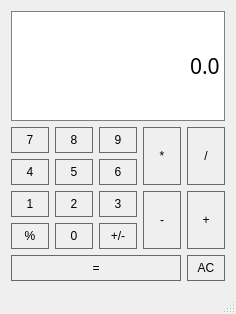
<?xml version="1.0" encoding="UTF-8"?>
<ui version="4.0">
 <class>QtCalc</class>
 <widget class="QMainWindow" name="QtCalc">
  <property name="geometry">
   <rect>
    <x>0</x>
    <y>0</y>
    <width>236</width>
    <height>314</height>
   </rect>
  </property>
  <property name="windowTitle">
   <string>QtCalc</string>
  </property>
  <property name="toolButtonStyle">
   <enum>Qt::ToolButtonIconOnly</enum>
  </property>
  <property name="tabShape">
   <enum>QTabWidget::Rounded</enum>
  </property>
  <widget class="QWidget" name="centralWidget">
   <layout class="QGridLayout" name="gridLayout">
    <item row="3" column="1">
     <widget class="QPushButton" name="Button2">
      <property name="sizePolicy">
       <sizepolicy hsizetype="Preferred" vsizetype="Preferred">
        <horstretch>0</horstretch>
        <verstretch>0</verstretch>
       </sizepolicy>
      </property>
      <property name="styleSheet">
       <string notr="true">QPushButton {
	border: 1px solid #696969;
	padding: 5px;
}

QPushButton:hover{
	border: 1px solid #FFD700;
	padding: 5px;
}

QPushButton:pressed {
	background-color: #696969;
	padding: 5px;
}</string>
      </property>
      <property name="text">
       <string>2</string>
      </property>
     </widget>
    </item>
    <item row="2" column="2">
     <widget class="QPushButton" name="Button6">
      <property name="sizePolicy">
       <sizepolicy hsizetype="Preferred" vsizetype="Preferred">
        <horstretch>0</horstretch>
        <verstretch>0</verstretch>
       </sizepolicy>
      </property>
      <property name="styleSheet">
       <string notr="true">QPushButton {
	border: 1px solid #696969;
	padding: 5px;
}

QPushButton:hover{
	border: 1px solid #FFD700;
	padding: 5px;
}

QPushButton:pressed {
	background-color: #696969;
	padding: 5px;
}</string>
      </property>
      <property name="text">
       <string>6</string>
      </property>
     </widget>
    </item>
    <item row="5" column="4">
     <widget class="QPushButton" name="Clear">
      <property name="sizePolicy">
       <sizepolicy hsizetype="Preferred" vsizetype="Preferred">
        <horstretch>0</horstretch>
        <verstretch>0</verstretch>
       </sizepolicy>
      </property>
      <property name="styleSheet">
       <string notr="true">QPushButton {
	border: 1px solid #696969;
	padding: 5px;
}

QPushButton:hover{
	border: 1px solid #FFD700;
	padding: 5px;
}

QPushButton:pressed {
	background-color: #696969;
	padding: 5px;
}</string>
      </property>
      <property name="text">
       <string>AC</string>
      </property>
     </widget>
    </item>
    <item row="2" column="0">
     <widget class="QPushButton" name="Button4">
      <property name="sizePolicy">
       <sizepolicy hsizetype="Preferred" vsizetype="Preferred">
        <horstretch>0</horstretch>
        <verstretch>0</verstretch>
       </sizepolicy>
      </property>
      <property name="styleSheet">
       <string notr="true">QPushButton {
	border: 1px solid #696969;
	padding: 5px;
}

QPushButton:hover{
	border: 1px solid #FFD700;
	padding: 5px;
}

QPushButton:pressed {
	background-color: #696969;
	padding: 5px;
}</string>
      </property>
      <property name="text">
       <string>4</string>
      </property>
     </widget>
    </item>
    <item row="5" column="0" colspan="4">
     <widget class="QPushButton" name="Equals">
      <property name="sizePolicy">
       <sizepolicy hsizetype="Preferred" vsizetype="Preferred">
        <horstretch>0</horstretch>
        <verstretch>0</verstretch>
       </sizepolicy>
      </property>
      <property name="styleSheet">
       <string notr="true">QPushButton {
	border: 1px solid #696969;
	padding: 5px;
}

QPushButton:hover{
	border: 1px solid #FFD700;
	padding: 5px;
}

QPushButton:pressed {
	background-color: #696969;
	padding: 5px;
}</string>
      </property>
      <property name="text">
       <string>=</string>
      </property>
     </widget>
    </item>
    <item row="1" column="0">
     <widget class="QPushButton" name="Button7">
      <property name="sizePolicy">
       <sizepolicy hsizetype="Preferred" vsizetype="Preferred">
        <horstretch>0</horstretch>
        <verstretch>0</verstretch>
       </sizepolicy>
      </property>
      <property name="styleSheet">
       <string notr="true">QPushButton {
	border: 1px solid #696969;
	padding: 5px;
}

QPushButton:hover{
	border: 1px solid #FFD700;
	padding: 5px;
}

QPushButton:pressed {
	background-color: #696969;
	padding: 5px;
}</string>
      </property>
      <property name="text">
       <string>7</string>
      </property>
     </widget>
    </item>
    <item row="1" column="3" rowspan="2">
     <widget class="QPushButton" name="Multiply">
      <property name="sizePolicy">
       <sizepolicy hsizetype="Preferred" vsizetype="Preferred">
        <horstretch>0</horstretch>
        <verstretch>0</verstretch>
       </sizepolicy>
      </property>
      <property name="styleSheet">
       <string notr="true">QPushButton {
	border: 1px solid #696969;
	padding: 5px;
}

QPushButton:hover{
	border: 1px solid #FFD700;
	padding: 5px;
}

QPushButton:pressed {
	background-color: #696969;
	padding: 5px;
}</string>
      </property>
      <property name="text">
       <string>*</string>
      </property>
     </widget>
    </item>
    <item row="3" column="0">
     <widget class="QPushButton" name="Button1">
      <property name="sizePolicy">
       <sizepolicy hsizetype="Preferred" vsizetype="Preferred">
        <horstretch>0</horstretch>
        <verstretch>0</verstretch>
       </sizepolicy>
      </property>
      <property name="styleSheet">
       <string notr="true">QPushButton {
	border: 1px solid #696969;
	padding: 5px;
}

QPushButton:hover{
	border: 1px solid #FFD700;
	padding: 5px;
}

QPushButton:pressed {
	background-color: #696969;
	padding: 5px;
}</string>
      </property>
      <property name="text">
       <string>1</string>
      </property>
     </widget>
    </item>
    <item row="1" column="4" rowspan="2">
     <widget class="QPushButton" name="Divide">
      <property name="sizePolicy">
       <sizepolicy hsizetype="Preferred" vsizetype="Preferred">
        <horstretch>0</horstretch>
        <verstretch>0</verstretch>
       </sizepolicy>
      </property>
      <property name="styleSheet">
       <string notr="true">QPushButton {
	border: 1px solid #696969;
	padding: 5px;
}

QPushButton:hover{
	border: 1px solid #FFD700;
	padding: 5px;
}

QPushButton:pressed {
	background-color: #696969;
	padding: 5px;
}</string>
      </property>
      <property name="text">
       <string>/</string>
      </property>
     </widget>
    </item>
    <item row="3" column="3" rowspan="2">
     <widget class="QPushButton" name="Subtract">
      <property name="sizePolicy">
       <sizepolicy hsizetype="Preferred" vsizetype="Preferred">
        <horstretch>0</horstretch>
        <verstretch>0</verstretch>
       </sizepolicy>
      </property>
      <property name="styleSheet">
       <string notr="true">QPushButton {
	border: 1px solid #696969;
	padding: 5px;
}

QPushButton:hover{
	border: 1px solid #FFD700;
	padding: 5px;
}

QPushButton:pressed {
	background-color: #696969;
	padding: 5px;
}</string>
      </property>
      <property name="text">
       <string>-</string>
      </property>
     </widget>
    </item>
    <item row="4" column="1">
     <widget class="QPushButton" name="Button0">
      <property name="sizePolicy">
       <sizepolicy hsizetype="Preferred" vsizetype="Preferred">
        <horstretch>0</horstretch>
        <verstretch>0</verstretch>
       </sizepolicy>
      </property>
      <property name="styleSheet">
       <string notr="true">QPushButton {
	border: 1px solid #696969;
	padding: 5px;
}

QPushButton:hover{
	border: 1px solid #FFD700;
	padding: 5px;
}

QPushButton:pressed {
	background-color: #696969;
	padding: 5px;
}</string>
      </property>
      <property name="text">
       <string>0</string>
      </property>
     </widget>
    </item>
    <item row="1" column="2">
     <widget class="QPushButton" name="Button9">
      <property name="sizePolicy">
       <sizepolicy hsizetype="Preferred" vsizetype="Preferred">
        <horstretch>0</horstretch>
        <verstretch>0</verstretch>
       </sizepolicy>
      </property>
      <property name="styleSheet">
       <string notr="true">QPushButton {
	border: 1px solid #696969;
	padding: 5px;
}

QPushButton:hover{
	border: 1px solid #FFD700;
	padding: 5px;
}

QPushButton:pressed {
	background-color: #696969;
	padding: 5px;
}</string>
      </property>
      <property name="text">
       <string>9</string>
      </property>
     </widget>
    </item>
    <item row="4" column="0">
     <widget class="QPushButton" name="Percentage">
      <property name="sizePolicy">
       <sizepolicy hsizetype="Preferred" vsizetype="Preferred">
        <horstretch>0</horstretch>
        <verstretch>0</verstretch>
       </sizepolicy>
      </property>
      <property name="styleSheet">
       <string notr="true">QPushButton {
	border: 1px solid #696969;
	padding: 5px;
}

QPushButton:hover{
	border: 1px solid #FFD700;
	padding: 5px;
}

QPushButton:pressed {
	background-color: #696969;
	padding: 5px;
}</string>
      </property>
      <property name="text">
       <string>%</string>
      </property>
     </widget>
    </item>
    <item row="3" column="2">
     <widget class="QPushButton" name="Button3">
      <property name="sizePolicy">
       <sizepolicy hsizetype="Preferred" vsizetype="Preferred">
        <horstretch>0</horstretch>
        <verstretch>0</verstretch>
       </sizepolicy>
      </property>
      <property name="styleSheet">
       <string notr="true">QPushButton {
	border: 1px solid #696969;
	padding: 5px;
}

QPushButton:hover{
	border: 1px solid #FFD700;
	padding: 5px;
}

QPushButton:pressed {
	background-color: #696969;
	padding: 5px;
}</string>
      </property>
      <property name="text">
       <string>3</string>
      </property>
     </widget>
    </item>
    <item row="2" column="1">
     <widget class="QPushButton" name="Button5">
      <property name="sizePolicy">
       <sizepolicy hsizetype="Preferred" vsizetype="Preferred">
        <horstretch>0</horstretch>
        <verstretch>0</verstretch>
       </sizepolicy>
      </property>
      <property name="styleSheet">
       <string notr="true">QPushButton {
	border: 1px solid #696969;
	padding: 5px;
}

QPushButton:hover{
	border: 1px solid #FFD700;
	padding: 5px;
}

QPushButton:pressed {
	background-color: #696969;
	padding: 5px;
}</string>
      </property>
      <property name="text">
       <string>5</string>
      </property>
     </widget>
    </item>
    <item row="4" column="2">
     <widget class="QPushButton" name="ChangeSign">
      <property name="sizePolicy">
       <sizepolicy hsizetype="Preferred" vsizetype="Preferred">
        <horstretch>0</horstretch>
        <verstretch>0</verstretch>
       </sizepolicy>
      </property>
      <property name="styleSheet">
       <string notr="true">QPushButton {
	border: 1px solid #696969;
	padding: 5px;
}

QPushButton:hover{
	border: 1px solid #FFD700;
	padding: 5px;
}

QPushButton:pressed {
	background-color: #696969;
	padding: 5px;
}</string>
      </property>
      <property name="text">
       <string>+/-</string>
      </property>
     </widget>
    </item>
    <item row="3" column="4" rowspan="2">
     <widget class="QPushButton" name="Add">
      <property name="sizePolicy">
       <sizepolicy hsizetype="Preferred" vsizetype="Preferred">
        <horstretch>0</horstretch>
        <verstretch>0</verstretch>
       </sizepolicy>
      </property>
      <property name="styleSheet">
       <string notr="true">QPushButton {
	border: 1px solid #696969;
	padding: 5px;
}

QPushButton:hover{
	border: 1px solid #FFD700;
	padding: 5px;
}

QPushButton:pressed {
	background-color: #696969;
	padding: 5px;
}</string>
      </property>
      <property name="text">
       <string>+</string>
      </property>
     </widget>
    </item>
    <item row="1" column="1">
     <widget class="QPushButton" name="Button8">
      <property name="sizePolicy">
       <sizepolicy hsizetype="Preferred" vsizetype="Preferred">
        <horstretch>0</horstretch>
        <verstretch>0</verstretch>
       </sizepolicy>
      </property>
      <property name="styleSheet">
       <string notr="true">QPushButton {
	border: 1px solid #696969;
	padding: 5px;
}

QPushButton:hover{
	border: 1px solid #FFD700;
	padding: 5px;
}

QPushButton:pressed {
	background-color: #696969;
	padding: 5px;
}</string>
      </property>
      <property name="text">
       <string>8</string>
      </property>
     </widget>
    </item>
    <item row="0" column="0" colspan="5">
     <widget class="QLineEdit" name="Display">
      <property name="sizePolicy">
       <sizepolicy hsizetype="Preferred" vsizetype="Expanding">
        <horstretch>0</horstretch>
        <verstretch>0</verstretch>
       </sizepolicy>
      </property>
      <property name="font">
       <font>
        <family>MathJax_SansSerif</family>
        <pointsize>16</pointsize>
       </font>
      </property>
      <property name="styleSheet">
       <string notr="true">QLineEdit {
	border: 1px solid gray;
}

QLineEdit:pressed {
	border: 1px solid gray;
}</string>
      </property>
      <property name="text">
       <string>0.0</string>
      </property>
      <property name="alignment">
       <set>Qt::AlignRight|Qt::AlignTrailing|Qt::AlignVCenter</set>
      </property>
      <property name="dragEnabled">
       <bool>true</bool>
      </property>
     </widget>
    </item>
   </layout>
  </widget>
  <widget class="QStatusBar" name="statusBar"/>
 </widget>
 <layoutdefault spacing="6" margin="11"/>
 <resources/>
 <connections/>
</ui>
